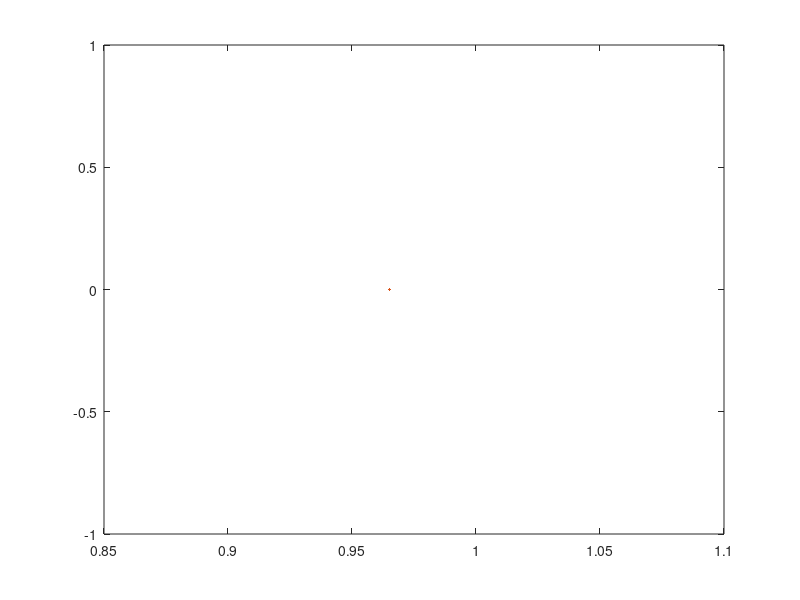

MATLAB code to generate this figure:
MVR=0;
QL=2;
E=0.9;
ratio=0;
ratio=(sqrt(1-(MVR./0.9).^2+4*QL^2*(MVR./0.9).^2)-sqrt(1-(MVR./0.9).^2))/(2*QL*(MVR./0.9))
MVR1=0:0.1:2;
ratio1=(sqrt(1-(MVR1./0.9).^2+4*QL^2*(MVR1./0.9).^2)-sqrt(1-(MVR1./0.9).^2))/(2*QL*(MVR1./0.9))       

plot(ratio,MVR,ratio1,MVR)
